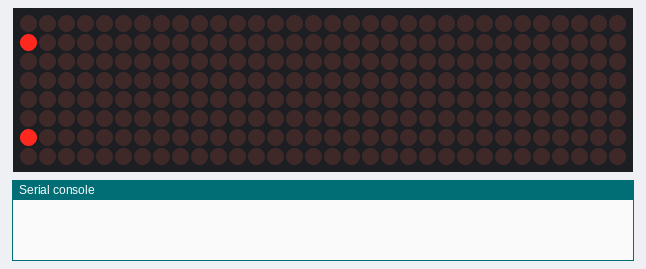
Bench run of a program on a simulated MicroPython board. Parts: 32×8 LED matrix, the last lines printed to the serial console. WiFi joins after 1.5 s; the clock reads 2024-03-15 10:24:30 at power-on unless the program sets it; web requests get an empty 200 reply after 0.4 s; library files of the repository ran but are not shown: max7219.py.

Above: at 3.41 s.
At 5.1 s:
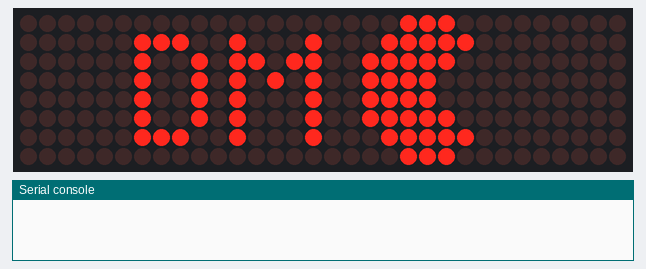
At 8.4 s:
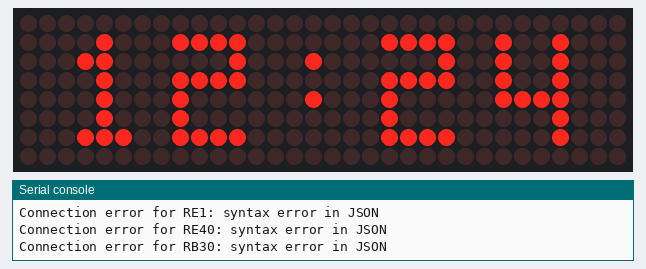
At 23.4 s:
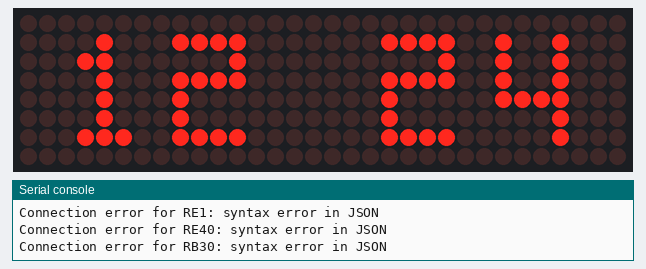
At 30.4 s:
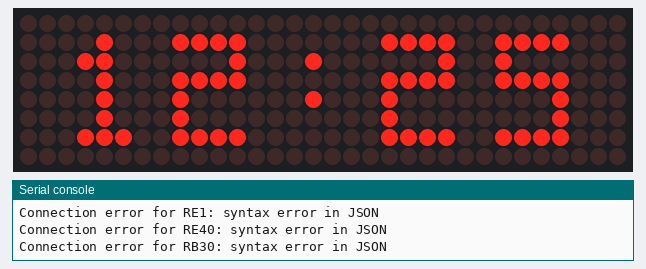
At 37.4 s:
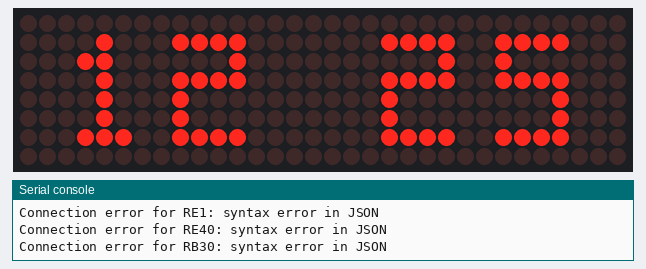

The program:

LED_Matrix.py
```python
import json
import network
import requests
import ntptime
import machine
import time
from machine import Pin, SPI, RTC
from time import sleep
import max7219

# --- Load Configuration ---
def load_config():
    try:
        with open('config.json', 'r') as f:
            return json.load(f)
    except:
        return {}

config = load_config()

# --- Hardware Setup ---
spi = SPI(0, sck=Pin(2), mosi=Pin(3))
cs = Pin(5, Pin.OUT)
display = max7219.Matrix8x8(spi, cs, 4)
rtc = RTC()
display.brightness(config['settings'].get('brightness', 1))
request_timeout = 20
# --- Global Config Variables ---
SSID = config['wifi']['ssid']
PASSWORD = config['wifi']['password']
VAG_NET = config['settings']['vag_network']
HID = config['settings']['hid']

def draw_pacman_pixel(x, direction="LEFT", mouth_open=True):
    bitmap_open = [0x38, 0x7C, 0xF8, 0xF0, 0xF0, 0xF8, 0x7C, 0x38]
    bitmap_closed = [0x38, 0x7C, 0xFE, 0xFE, 0xFE, 0xFE, 0x7C, 0x38]
    current_map = bitmap_closed if not mouth_open else bitmap_open
    for y, row in enumerate(current_map):
        for bit in range(8):
            pixel_val = (row >> (7 - bit)) & 1 if direction == "RIGHT" else (row >> bit) & 1
            if pixel_val: display.pixel(x + bit, y, 1)

def welcome_animation():
    for x in range(32, -12, -1):
        display.fill(0)
        if x > 4: display.fill_rect(x-6, 3, 2, 2, 1)
        draw_pacman_pixel(x, "LEFT", mouth_open=(x % 4 != 0))
        display.show(); sleep(0.06)
    for x in range(-12, 13, 1):
        display.fill(0)
        draw_pacman_pixel(x, "RIGHT", mouth_open=(x % 4 != 0))
        display.show(); sleep(0.09)
    display.fill(0)
    display.write_text("DM", 6, 1, min_x=0)
    draw_pacman_pixel(18, "RIGHT", mouth_open=True)
    display.show()

def init_wifi(ssid, password):
    wlan = network.WLAN(network.STA_IF)
    wlan.active(True)
    if not wlan.isconnected():
        wlan.connect(ssid, password)
        timeout = 15
        while timeout > 0 and not wlan.isconnected():
            timeout -= 1
            time.sleep(1)

    if wlan.isconnected():
        try:
            ntptime.settime()
            l = time.localtime(time.time() + 7200)
            rtc.datetime((l[0], l[1], l[2], l[6], l[3], l[4], l[5], 0))
        except: pass
        return True
    return False

def query_VAG_API(stop_id, line):
    url = f'https://start.vag.de/dm/api/abfahrten.json/{VAG_NET}/{stop_id}/{line}'
    response = None
    try:
        # CRITICAL: Strict timeout ensures the script never waits more than specified
        response = requests.get(url, timeout=request_timeout)
        data = response.json()
        deps = data.get('Abfahrten', [])
        return [d["Richtungstext"] for d in deps], [d["AbfahrtszeitIst"] for d in deps]
    except Exception as e:
        print(f"Connection error for {line}: {e}")
        return [], []
    finally:
        # CRITICAL: Always close the connection to free up memory
        if response:
            response.close()

def get_mins(t_str):
    try:
        target = time.mktime((int(t_str[0:4]), int(t_str[5:7]), int(t_str[8:10]), int(t_str[11:13]), int(t_str[14:16]), int(t_str[17:19]), 0, 0))
        return int((target - time.time()) / 60)
    except: return 0

# --- Initial Execution ---
welcome_animation()
wifi_status = init_wifi(SSID, PASSWORD)

while True:
    # 1. Regional Lines
    for line_cfg in config['lines']:
        dirs, tms = query_VAG_API(line_cfg['id'], line_cfg['code'])

        # We only show the first departure to keep the loop moving
        if tms:
            mins = get_mins(tms[0])
            display.scroll_text_split_rect(line_cfg['num'], dirs[0], delay_ms=45, scroll_start=line_cfg['scroll'])

            display.fill(0)
            box_w = 12 if line_cfg['num'] > 9 else 8
            display.vline(0, 0, 8, 1); display.hline(1, 0, box_w-2, 1)
            display.vline(box_w-2, 0, 8, 1); display.hline(1, 7, box_w-2, 1)
            for j, char in enumerate(str(line_cfg['num'])): display.draw_digit(int(char), j*5+1, 1)

            txt = "NOW" if mins <= 0 else str(mins)
            lx = display.write_text(txt, line_cfg['scroll'], 1)
            if mins > 0: display.write_text("M", lx + 1, 1)
            display.show()
            sleep(4)

    # 2. Clock Phase
    for _ in range(config['settings'].get('clock_duration_seconds', 30)):
        t = rtc.datetime()
        display.draw_clock(t[4], t[5], show_colon=(t[6] % 2 == 0))
        display.show()
        sleep(1.0)

    # 3. Metro Phase
    m_dirs, m_tms = query_VAG_API(HID, "U1")
    if m_tms:
        mins = get_mins(m_tms[0])
        display.scroll_text_split(m_dirs[0], delay_ms=45)
        display.fill(0); display.draw_8x8_circle(0); display.draw_one(2, 1)
        txt = "NOW" if mins <= 0 else str(mins); lx = display.write_text(txt, 9, 1)
        if mins > 0: display.write_text("MIN", lx, 1, 1, -1)
        display.show(); sleep(4)
```

Measured:
- what the display in image 1 shows lasts 3.2 s, from 5.1 s to 8.3 s
- what the display in image 2 shows lasts 1.0 s, from 8.3 s to 9.3 s
